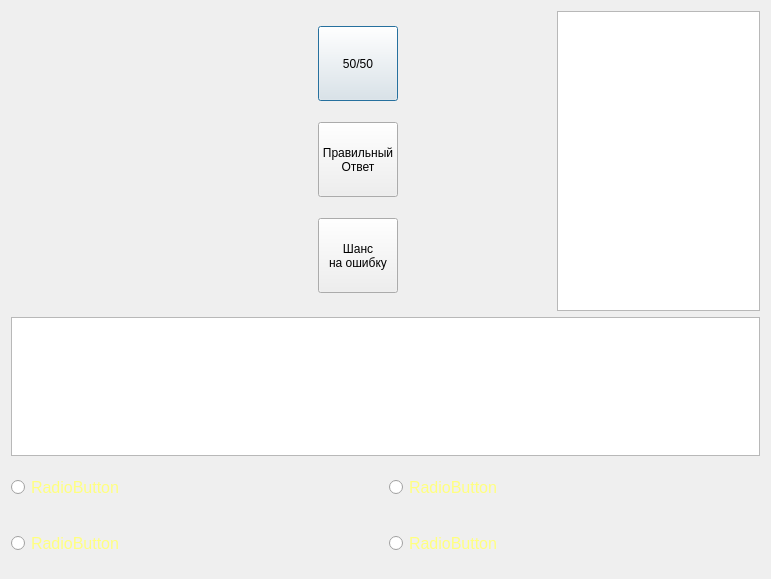
<?xml version="1.0" encoding="UTF-8"?>
<ui version="4.0">
 <class>Quiz</class>
 <widget class="QDialog" name="Quiz">
  <property name="geometry">
   <rect>
    <x>0</x>
    <y>0</y>
    <width>771</width>
    <height>579</height>
   </rect>
  </property>
  <property name="windowTitle">
   <string>Викторина</string>
  </property>
  <property name="styleSheet">
   <string notr="true">QDialog
{border-image: url(:/static/Quiz/fon.jpg)}</string>
  </property>
  <layout class="QGridLayout" name="gridLayout">
   <item row="0" column="0">
    <layout class="QVBoxLayout" name="verticalLayout" stretch="10,0,4">
     <item>
      <layout class="QHBoxLayout" name="hor" stretch="5,1,2,3,4">
       <property name="sizeConstraint">
        <enum>QLayout::SetDefaultConstraint</enum>
       </property>
       <item>
        <widget class="QLabel" name="label">
         <property name="enabled">
          <bool>true</bool>
         </property>
         <property name="sizePolicy">
          <sizepolicy hsizetype="Minimum" vsizetype="Minimum">
           <horstretch>0</horstretch>
           <verstretch>0</verstretch>
          </sizepolicy>
         </property>
         <property name="minimumSize">
          <size>
           <width>250</width>
           <height>300</height>
          </size>
         </property>
         <property name="maximumSize">
          <size>
           <width>250</width>
           <height>300</height>
          </size>
         </property>
         <property name="styleSheet">
          <string notr="true">border-image: url(:/Quiz/sova.png);</string>
         </property>
         <property name="text">
          <string/>
         </property>
         <property name="scaledContents">
          <bool>true</bool>
         </property>
        </widget>
       </item>
       <item>
        <spacer name="horizontalSpacer">
         <property name="orientation">
          <enum>Qt::Horizontal</enum>
         </property>
         <property name="sizeHint" stdset="0">
          <size>
           <width>40</width>
           <height>20</height>
          </size>
         </property>
        </spacer>
       </item>
       <item>
        <layout class="QVBoxLayout" name="verticalLayout_2">
         <item>
          <widget class="QPushButton" name="Fifty">
           <property name="sizePolicy">
            <sizepolicy hsizetype="Fixed" vsizetype="Fixed">
             <horstretch>0</horstretch>
             <verstretch>0</verstretch>
            </sizepolicy>
           </property>
           <property name="minimumSize">
            <size>
             <width>75</width>
             <height>75</height>
            </size>
           </property>
           <property name="text">
            <string>50/50</string>
           </property>
          </widget>
         </item>
         <item>
          <widget class="QPushButton" name="Hundred">
           <property name="sizePolicy">
            <sizepolicy hsizetype="Fixed" vsizetype="Fixed">
             <horstretch>0</horstretch>
             <verstretch>0</verstretch>
            </sizepolicy>
           </property>
           <property name="minimumSize">
            <size>
             <width>75</width>
             <height>75</height>
            </size>
           </property>
           <property name="text">
            <string>Правильный
Ответ</string>
           </property>
          </widget>
         </item>
         <item>
          <widget class="QPushButton" name="Chance">
           <property name="sizePolicy">
            <sizepolicy hsizetype="Fixed" vsizetype="Fixed">
             <horstretch>0</horstretch>
             <verstretch>0</verstretch>
            </sizepolicy>
           </property>
           <property name="minimumSize">
            <size>
             <width>75</width>
             <height>75</height>
            </size>
           </property>
           <property name="focusPolicy">
            <enum>Qt::WheelFocus</enum>
           </property>
           <property name="layoutDirection">
            <enum>Qt::LeftToRight</enum>
           </property>
           <property name="text">
            <string>Шанс
на ошибку</string>
           </property>
          </widget>
         </item>
        </layout>
       </item>
       <item>
        <spacer name="horizontalSpacer_2">
         <property name="orientation">
          <enum>Qt::Horizontal</enum>
         </property>
         <property name="sizeHint" stdset="0">
          <size>
           <width>20</width>
           <height>20</height>
          </size>
         </property>
        </spacer>
       </item>
       <item>
        <widget class="QListWidget" name="listWidget_2">
         <property name="maximumSize">
          <size>
           <width>16777215</width>
           <height>16777215</height>
          </size>
         </property>
         <property name="styleSheet">
          <string notr="true">background-image: url(:/empty_background.png); </string>
         </property>
         <property name="selectionMode">
          <enum>QAbstractItemView::NoSelection</enum>
         </property>
        </widget>
       </item>
      </layout>
     </item>
     <item>
      <widget class="QPlainTextEdit" name="plainTextEdit">
       <property name="font">
        <font>
         <pointsize>20</pointsize>
        </font>
       </property>
       <property name="styleSheet">
        <string notr="true">background-image: url(:/empty_background.png);</string>
       </property>
       <property name="readOnly">
        <bool>true</bool>
       </property>
      </widget>
     </item>
     <item>
      <layout class="QHBoxLayout" name="radioButtonsLayout" stretch="1,1">
       <property name="sizeConstraint">
        <enum>QLayout::SetDefaultConstraint</enum>
       </property>
       <item>
        <layout class="QVBoxLayout" name="LeftButtonsLayout">
         <item>
          <widget class="QRadioButton" name="radioButton">
           <property name="sizePolicy">
            <sizepolicy hsizetype="Minimum" vsizetype="Expanding">
             <horstretch>0</horstretch>
             <verstretch>0</verstretch>
            </sizepolicy>
           </property>
           <property name="minimumSize">
            <size>
             <width>0</width>
             <height>50</height>
            </size>
           </property>
           <property name="font">
            <font>
             <pointsize>12</pointsize>
            </font>
           </property>
           <property name="styleSheet">
            <string notr="true">color: rgb(255, 255, 127)</string>
           </property>
           <property name="text">
            <string>RadioButton</string>
           </property>
          </widget>
         </item>
         <item>
          <widget class="QRadioButton" name="radioButton_2">
           <property name="sizePolicy">
            <sizepolicy hsizetype="Minimum" vsizetype="Expanding">
             <horstretch>0</horstretch>
             <verstretch>0</verstretch>
            </sizepolicy>
           </property>
           <property name="minimumSize">
            <size>
             <width>0</width>
             <height>50</height>
            </size>
           </property>
           <property name="font">
            <font>
             <pointsize>12</pointsize>
            </font>
           </property>
           <property name="styleSheet">
            <string notr="true">color: rgb(255, 255, 127)</string>
           </property>
           <property name="text">
            <string>RadioButton</string>
           </property>
          </widget>
         </item>
        </layout>
       </item>
       <item>
        <layout class="QVBoxLayout" name="RightButtonsLayout">
         <item>
          <widget class="QRadioButton" name="radioButton_3">
           <property name="sizePolicy">
            <sizepolicy hsizetype="Minimum" vsizetype="MinimumExpanding">
             <horstretch>0</horstretch>
             <verstretch>0</verstretch>
            </sizepolicy>
           </property>
           <property name="minimumSize">
            <size>
             <width>0</width>
             <height>50</height>
            </size>
           </property>
           <property name="font">
            <font>
             <pointsize>12</pointsize>
            </font>
           </property>
           <property name="styleSheet">
            <string notr="true">color: rgb(255, 255, 127)</string>
           </property>
           <property name="text">
            <string>RadioButton</string>
           </property>
          </widget>
         </item>
         <item>
          <widget class="QRadioButton" name="radioButton_4">
           <property name="sizePolicy">
            <sizepolicy hsizetype="Minimum" vsizetype="MinimumExpanding">
             <horstretch>0</horstretch>
             <verstretch>0</verstretch>
            </sizepolicy>
           </property>
           <property name="minimumSize">
            <size>
             <width>0</width>
             <height>50</height>
            </size>
           </property>
           <property name="font">
            <font>
             <pointsize>12</pointsize>
            </font>
           </property>
           <property name="styleSheet">
            <string notr="true">color: rgb(255, 255, 127)</string>
           </property>
           <property name="text">
            <string>RadioButton</string>
           </property>
          </widget>
         </item>
        </layout>
       </item>
      </layout>
     </item>
    </layout>
   </item>
  </layout>
 </widget>
 <resources/>
 <connections/>
</ui>
